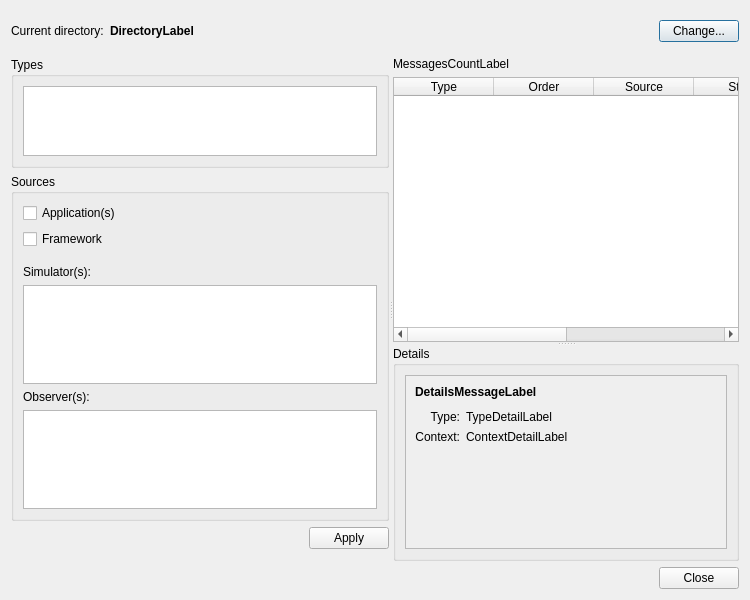
<?xml version="1.0" encoding="UTF-8"?>
<ui version="4.0">
 <class>LogExplorerDialog</class>
 <widget class="QDialog" name="LogExplorerDialog">
  <property name="geometry">
   <rect>
    <x>0</x>
    <y>0</y>
    <width>750</width>
    <height>600</height>
   </rect>
  </property>
  <property name="windowTitle">
   <string notr="true">OpenFLUID logs</string>
  </property>
  <layout class="QVBoxLayout" name="verticalLayout" stretch="0,1,0">
   <item>
    <widget class="QWidget" name="DirectoryWidget" native="true">
     <layout class="QHBoxLayout" name="horizontalLayout_3" stretch="0,1,0">
      <property name="leftMargin">
       <number>0</number>
      </property>
      <property name="rightMargin">
       <number>0</number>
      </property>
      <item>
       <widget class="QLabel" name="label">
        <property name="text">
         <string>Current directory:</string>
        </property>
       </widget>
      </item>
      <item>
       <widget class="openfluid::ui::common::ElidedLabel" name="DirectoryLabel">
        <property name="font">
         <font>
          <weight>75</weight>
          <bold>true</bold>
         </font>
        </property>
        <property name="text">
         <string>DirectoryLabel</string>
        </property>
       </widget>
      </item>
      <item>
       <widget class="QPushButton" name="ChangeDirButton">
        <property name="text">
         <string>Change...</string>
        </property>
       </widget>
      </item>
     </layout>
    </widget>
   </item>
   <item>
    <widget class="QWidget" name="widget" native="true">
     <layout class="QVBoxLayout" name="verticalLayout_8">
      <property name="leftMargin">
       <number>0</number>
      </property>
      <property name="topMargin">
       <number>0</number>
      </property>
      <property name="rightMargin">
       <number>0</number>
      </property>
      <property name="bottomMargin">
       <number>0</number>
      </property>
      <item>
       <widget class="QSplitter" name="HorizontalSplitter">
        <property name="orientation">
         <enum>Qt::Horizontal</enum>
        </property>
        <property name="childrenCollapsible">
         <bool>false</bool>
        </property>
        <widget class="QWidget" name="FilteringWidget" native="true">
         <property name="minimumSize">
          <size>
           <width>200</width>
           <height>0</height>
          </size>
         </property>
         <property name="baseSize">
          <size>
           <width>200</width>
           <height>0</height>
          </size>
         </property>
         <layout class="QVBoxLayout" name="verticalLayout_3" stretch="0,0,0,1">
          <property name="leftMargin">
           <number>0</number>
          </property>
          <property name="topMargin">
           <number>0</number>
          </property>
          <property name="rightMargin">
           <number>0</number>
          </property>
          <property name="bottomMargin">
           <number>12</number>
          </property>
          <item>
           <widget class="QGroupBox" name="groupBox">
            <property name="title">
             <string>Types</string>
            </property>
            <layout class="QVBoxLayout" name="verticalLayout_4">
             <item>
              <widget class="QListWidget" name="TypeFilterListWidget">
               <property name="baseSize">
                <size>
                 <width>0</width>
                 <height>0</height>
                </size>
               </property>
               <property name="editTriggers">
                <set>QAbstractItemView::NoEditTriggers</set>
               </property>
               <property name="selectionMode">
                <enum>QAbstractItemView::NoSelection</enum>
               </property>
              </widget>
             </item>
            </layout>
           </widget>
          </item>
          <item>
           <widget class="QGroupBox" name="groupBox_2">
            <property name="title">
             <string>Sources</string>
            </property>
            <layout class="QVBoxLayout" name="verticalLayout_5">
             <item>
              <widget class="QCheckBox" name="AppFilterCheckBox">
               <property name="text">
                <string>Application(s)</string>
               </property>
              </widget>
             </item>
             <item>
              <widget class="QCheckBox" name="FrameworkFilterCheckBox">
               <property name="text">
                <string>Framework</string>
               </property>
              </widget>
             </item>
             <item>
              <spacer name="verticalSpacer_2">
               <property name="orientation">
                <enum>Qt::Vertical</enum>
               </property>
               <property name="sizeType">
                <enum>QSizePolicy::Fixed</enum>
               </property>
               <property name="sizeHint" stdset="0">
                <size>
                 <width>20</width>
                 <height>10</height>
                </size>
               </property>
              </spacer>
             </item>
             <item>
              <widget class="QLabel" name="label_2">
               <property name="text">
                <string>Simulator(s):</string>
               </property>
              </widget>
             </item>
             <item>
              <widget class="QListWidget" name="SimulatorFilterListWidget"/>
             </item>
             <item>
              <widget class="QLabel" name="label_3">
               <property name="text">
                <string>Observer(s):</string>
               </property>
              </widget>
             </item>
             <item>
              <widget class="QListWidget" name="ObserverFilterListWidget"/>
             </item>
            </layout>
           </widget>
          </item>
          <item>
           <layout class="QHBoxLayout" name="horizontalLayout">
            <item>
             <spacer name="horizontalSpacer">
              <property name="orientation">
               <enum>Qt::Horizontal</enum>
              </property>
              <property name="sizeHint" stdset="0">
               <size>
                <width>40</width>
                <height>20</height>
               </size>
              </property>
             </spacer>
            </item>
            <item>
             <widget class="QPushButton" name="ApplyFilteringButton">
              <property name="text">
               <string>Apply</string>
              </property>
             </widget>
            </item>
           </layout>
          </item>
          <item>
           <spacer name="verticalSpacer">
            <property name="orientation">
             <enum>Qt::Vertical</enum>
            </property>
            <property name="sizeHint" stdset="0">
             <size>
              <width>20</width>
              <height>40</height>
             </size>
            </property>
           </spacer>
          </item>
         </layout>
        </widget>
        <widget class="QSplitter" name="VerticalSplitter">
         <property name="orientation">
          <enum>Qt::Vertical</enum>
         </property>
         <property name="childrenCollapsible">
          <bool>false</bool>
         </property>
         <widget class="QWidget" name="verticalLayoutWidget">
          <layout class="QVBoxLayout" name="verticalLayout_2">
           <item>
            <widget class="QLabel" name="MessagesCountLabel">
             <property name="text">
              <string notr="true">MessagesCountLabel</string>
             </property>
            </widget>
           </item>
           <item>
            <widget class="QTableWidget" name="LogTableWidget">
             <property name="editTriggers">
              <set>QAbstractItemView::NoEditTriggers</set>
             </property>
             <property name="selectionMode">
              <enum>QAbstractItemView::SingleSelection</enum>
             </property>
             <property name="selectionBehavior">
              <enum>QAbstractItemView::SelectRows</enum>
             </property>
             <attribute name="horizontalHeaderStretchLastSection">
              <bool>true</bool>
             </attribute>
             <attribute name="verticalHeaderVisible">
              <bool>false</bool>
             </attribute>
             <column>
              <property name="text">
               <string>Type</string>
              </property>
             </column>
             <column>
              <property name="text">
               <string>Order</string>
              </property>
             </column>
             <column>
              <property name="text">
               <string>Source</string>
              </property>
             </column>
             <column>
              <property name="text">
               <string>Stage</string>
              </property>
             </column>
             <column>
              <property name="text">
               <string>TimeIndex</string>
              </property>
             </column>
             <column>
              <property name="text">
               <string>Message</string>
              </property>
             </column>
            </widget>
           </item>
          </layout>
         </widget>
         <widget class="QGroupBox" name="DetailsGroupBox">
          <property name="title">
           <string>Details</string>
          </property>
          <layout class="QVBoxLayout" name="verticalLayout_6">
           <item>
            <widget class="QScrollArea" name="DetailsArea">
             <property name="widgetResizable">
              <bool>true</bool>
             </property>
             <widget class="QWidget" name="scrollAreaWidgetContents">
              <property name="geometry">
               <rect>
                <x>0</x>
                <y>0</y>
                <width>319</width>
                <height>184</height>
               </rect>
              </property>
              <layout class="QVBoxLayout" name="verticalLayout_7">
               <item>
                <widget class="QLabel" name="MessageDetailLabel">
                 <property name="font">
                  <font>
                   <weight>75</weight>
                   <bold>true</bold>
                  </font>
                 </property>
                 <property name="text">
                  <string notr="true">DetailsMessageLabel</string>
                 </property>
                </widget>
               </item>
               <item>
                <spacer name="verticalSpacer_4">
                 <property name="orientation">
                  <enum>Qt::Vertical</enum>
                 </property>
                 <property name="sizeType">
                  <enum>QSizePolicy::Fixed</enum>
                 </property>
                 <property name="sizeHint" stdset="0">
                  <size>
                   <width>20</width>
                   <height>5</height>
                  </size>
                 </property>
                </spacer>
               </item>
               <item>
                <layout class="QGridLayout" name="gridLayout" rowstretch="0,1" columnstretch="0,1">
                 <item row="0" column="0">
                  <widget class="QLabel" name="label_6">
                   <property name="text">
                    <string>Type:</string>
                   </property>
                   <property name="alignment">
                    <set>Qt::AlignRight|Qt::AlignTrailing|Qt::AlignVCenter</set>
                   </property>
                  </widget>
                 </item>
                 <item row="0" column="1">
                  <widget class="QLabel" name="TypeDetailLabel">
                   <property name="text">
                    <string notr="true">TypeDetailLabel</string>
                   </property>
                  </widget>
                 </item>
                 <item row="1" column="0">
                  <widget class="QLabel" name="label_4">
                   <property name="text">
                    <string>Context:</string>
                   </property>
                   <property name="alignment">
                    <set>Qt::AlignRight|Qt::AlignTop|Qt::AlignTrailing</set>
                   </property>
                  </widget>
                 </item>
                 <item row="1" column="1">
                  <widget class="QLabel" name="ContextDetailLabel">
                   <property name="text">
                    <string notr="true">ContextDetailLabel</string>
                   </property>
                   <property name="alignment">
                    <set>Qt::AlignLeading|Qt::AlignLeft|Qt::AlignTop</set>
                   </property>
                   <property name="wordWrap">
                    <bool>true</bool>
                   </property>
                  </widget>
                 </item>
                </layout>
               </item>
               <item>
                <spacer name="verticalSpacer_3">
                 <property name="orientation">
                  <enum>Qt::Vertical</enum>
                 </property>
                 <property name="sizeHint" stdset="0">
                  <size>
                   <width>20</width>
                   <height>40</height>
                  </size>
                 </property>
                </spacer>
               </item>
              </layout>
             </widget>
            </widget>
           </item>
          </layout>
         </widget>
        </widget>
       </widget>
      </item>
     </layout>
    </widget>
   </item>
   <item>
    <widget class="QDialogButtonBox" name="ButtonBox">
     <property name="standardButtons">
      <set>QDialogButtonBox::Close</set>
     </property>
    </widget>
   </item>
  </layout>
 </widget>
 <customwidgets>
  <customwidget>
   <class>openfluid::ui::common::ElidedLabel</class>
   <extends>QLabel</extends>
   <header location="global">openfluid/ui/common/ElidedLabel.hpp</header>
  </customwidget>
 </customwidgets>
 <resources/>
 <connections/>
</ui>
